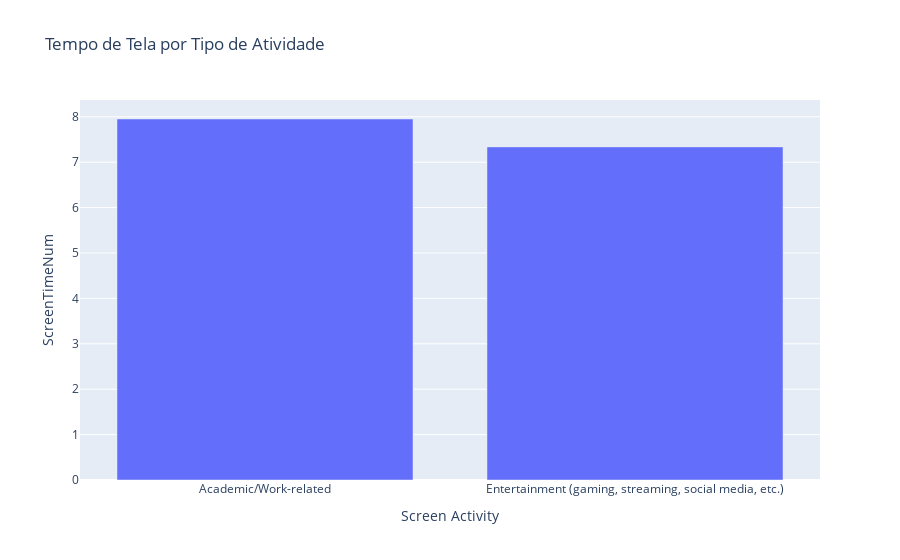

Notebook source saved alongside this figure:
### Code cell
# Tempo médio por atividade
media_tempo_por_atividade = df.groupby('Screen Activity')['ScreenTimeNum'].mean().reset_index()
px.bar(media_tempo_por_atividade, x='Screen Activity', y='ScreenTimeNum', title='Tempo de Tela por Tipo de Atividade')

### Figure 1 — Plotly figure (JSON) as saved in the notebook; plotly's stock layout.template omitted (floating-point values rounded to 4 significant figures)
{"data": [{"alignmentgroup": "True", "hovertemplate": "Screen Activity=%{x}<br>ScreenTimeNum=%{y}<extra></extra>", "legendgroup": "", "marker": {"color": "#636efa", "pattern": {"shape": ""}}, "name": "", "offsetgroup": "", "orientation": "v", "showlegend": false, "textposition": "auto", "type": "bar", "x": ["Academic/Work-related", "Entertainment (gaming, streaming, social media, etc.)"], "xaxis": "x", "y": [7.951, 7.337], "yaxis": "y"}], "layout": {"barmode": "relative", "legend": {"tracegroupgap": 0}, "title": {"text": "Tempo de Tela por Tipo de Atividade"}, "xaxis": {"anchor": "y", "domain": [0, 1], "title": {"text": "Screen Activity"}}, "yaxis": {"anchor": "x", "domain": [0, 1], "title": {"text": "ScreenTimeNum"}}}}
